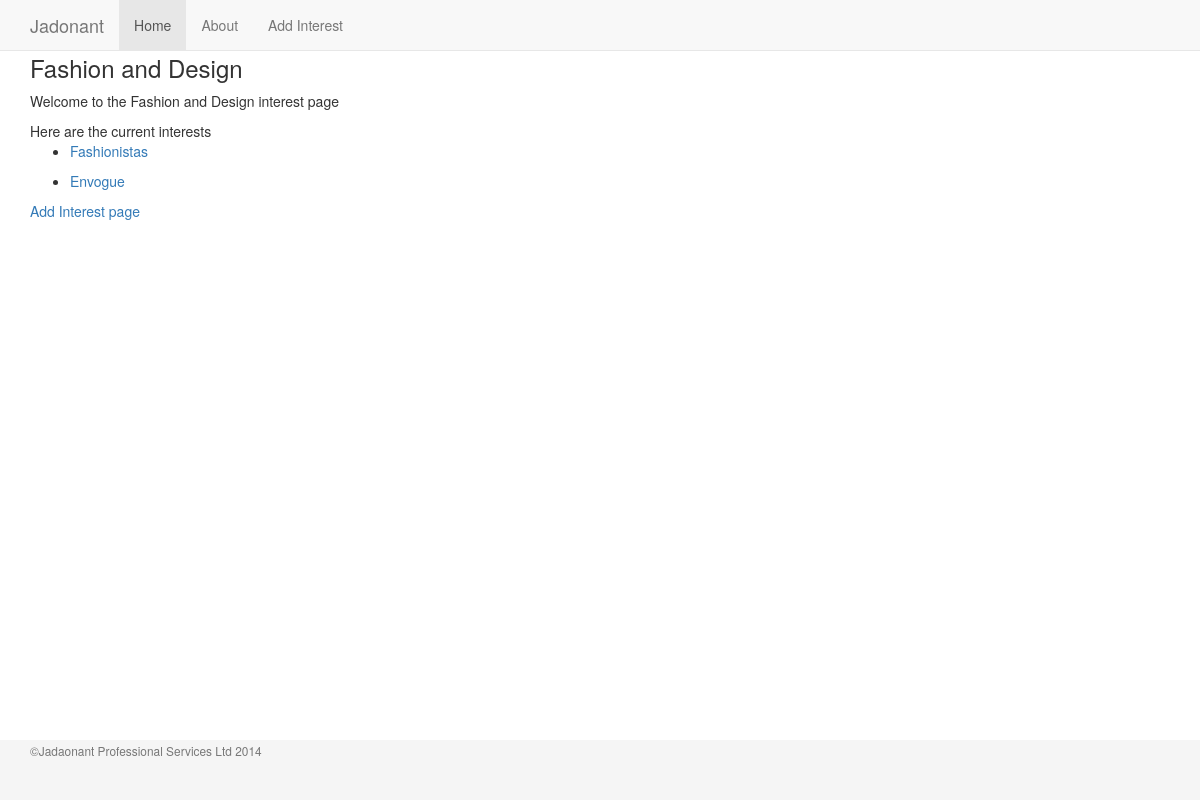
/Fashion and Design, run on the app's committed database.
### app/models.py (models this page shows, shortened)
class Category(db.Model):
    __tablename__ = 'category'
    id = db.Column(db.Integer, db.Sequence('category_id'), primary_key=True)
    name = db.Column(db.String(50), unique=True)
    category_interests = db.relationship('Interests', backref = 'category', lazy = 'dynamic')

class Interests(db.Model):
    __tablename__ = 'interests'
    id = db.Column(db.Integer, db.Sequence('interest_id'), primary_key=True)
    title = db.Column(db.String(100))
    url = db.Column(db.String(100))
    category_id = db.Column(db.Integer, db.ForeignKey('category.id')) #remove _id from category

### app/views.py (the view)
@app.route('/<path:category_name>')
def category_name(category_name):
    category = decode_url(category_name)
    test_cat = db.session.query(Category).filter_by(name=category).first()
    category_pages = db.session.query(Interests).filter(Interests.category_id == test_cat.id).all()
    return render_template('category.html', category=category, category_pages=category_pages, title=category)

### app/views.py (called while the page is built)
def decode_url(category_name_url):
    return urllib.unquote(category_name_url)

@app.template_filter()
def get_current_year(*args):
    current_date = datetime.now()
    year = current_date.year
    return year

### app/templates/category.html
{% extends 'base1.html' %}
{% block content %}
  <h3>{{category}}</h3>
  <p>Welcome to the {{category}} interest page</p>
    {% if category_pages != [] %}
    Here are the current interests
    {% for pages in category_pages %}
    <ul>
        <li><a href="{{pages.url}}" target="_blank">{{pages.title}}</a></li>
    </ul>
    {% endfor %}
    {% else %}
    <div id="no_results">
        No interest pages added yet, click link below to add
    </div>
    {% endif %}
  <p><a href="/add_page">Add Interest page</a></p>
{% endblock %}

### app/static/css/sticy_footer.css (style rules this page uses)
html { position: relative; min-height: 100%; }
body { margin-bottom: 60px; }

### data on the page
Category: name "Fashion and Design"
Interests: title "Fashionistas"
Interests: title "Envogue"
